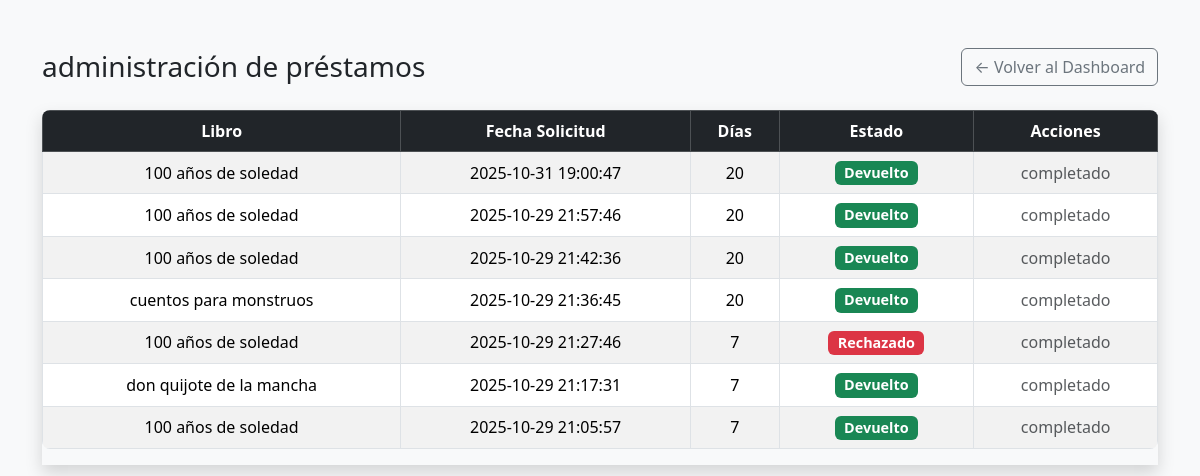
Page /views/admin_prestamos.php (signed in) on the committed database.
### tables this page shows
CREATE TABLE `prestamo` (
  `id` int(11) NOT NULL,
  `id_reserva` int(11) DEFAULT NULL,
  `fecha_prestamo` date NOT NULL,
  `fecha_devolucion` date NOT NULL,
  `estado` varchar(100) NOT NULL,
  `dias` int(11) DEFAULT NULL,
  `id_usuario` int(11) NOT NULL,
  `id_libro` int(11) NOT NULL,
  `fecha_solicitud` datetime DEFAULT current_timestamp()
);

CREATE TABLE `libro` (
  `id` int(11) NOT NULL,
  `titulo` varchar(100) NOT NULL,
  `autor` varchar(100) NOT NULL,
  `isbm` varchar(100) NOT NULL,
  `categoria` varchar(100) NOT NULL,
  `disponibilidad` varchar(50) NOT NULL,
  `cantidad` int(11) NOT NULL,
  `descripcion` varchar(100) NOT NULL,
  `imagen` varchar(100) NOT NULL
);

### views/admin_prestamos.php (the view, shortened to what this page needs)
<?php
$tipoUsuario = strtolower($_SESSION['tipo'] ?? 'cliente');
$db = new MYSQL();
$db->conectar();
$conn = $db->getConexion();
if ($tipoUsuario === 'administrador') {
    $query = "
        SELECT
            p.id AS id_prestamo,
            u.nombre AS usuario,
            l.titulo AS libro,
            p.fecha_solicitud,
            p.dias,
            p.estado
        FROM prestamo p
        INNER JOIN usuarios u ON p.id_usuario = u.id
        INNER JOIN libro l ON p.id_libro = l.id
        ORDER BY p.fecha_solicitud DESC
    ";
}
$result = $conn->query($query);
?>
<!DOCTYPE html>
<html lang="es">
<head>
    <link rel="stylesheet" href="https://cdn.jsdelivr.net/npm/bootstrap@5.3.3/dist/css/bootstrap.min.css">
</head>
<body class="bg-light">
<div class="container mt-5">
    <div class="d-flex justify-content-between align-items-center mb-4">
        <h3 class="mb-0">administración de préstamos</h3>
        <a href="../dashboard.php" class="btn btn-outline-secondary">
            ← Volver al Dashboard
        </a>
    </div>
    <div class="table-responsive shadow">
        <table class="table table-striped table-bordered align-middle text-center">
            <thead class="table-dark">
                <tr>
                    <th>Libro</th>
                    <th>Fecha Solicitud</th>
                    <th>Días</th>
                    <th>Estado</th>
                    <?php if ($tipoUsuario === 'administrador'): ?>
                        <th>Acciones</th>
                    <?php endif; ?>
                </tr>
            </thead>
            <tbody>
                <?php if ($result && $result->num_rows > 0): ?>
                    <?php while ($fila = $result->fetch_assoc()): ?>
                        <tr>
                            <td><?= htmlspecialchars($fila['libro']) ?></td>
                            <td><?= htmlspecialchars($fila['fecha_solicitud']) ?></td>
                            <td><?= htmlspecialchars($fila['dias'] ?? '-') ?></td>
                            <td>
                                <?php
                                $estado = $fila['estado'];
                                $badge = [
                                    'pendiente' => 'warning text-dark',
                                    'activo' => 'primary',
                                    'devuelto' => 'success',
                                    'rechazado' => 'danger'
                                ][$estado] ?? 'secondary';
                                ?>
                                <span class="badge bg-<?= $badge ?>"><?= ucfirst($estado) ?></span>
                            </td>
                            <?php if ($tipoUsuario === 'administrador'): ?>
                                <td>
                                    <?php if ($estado === 'pendiente'): ?>
                                        <button class="btn btn-sm btn-success" onclick="cambiarEstado(<?= $fila['id_prestamo'] ?>, 'aceptar')">
                                            aceptar
                                        </button>
                                        <button class="btn btn-sm btn-danger" onclick="cambiarEstado(<?= $fila['id_prestamo'] ?>, 'rechazar')">
                                            rechazar
                                        </button>
                                    <?php elseif ($estado === 'activo'): ?>
                                        <button class="btn btn-sm btn-primary" onclick="cambiarEstado(<?= $fila['id_prestamo'] ?>, 'devolver')">
                                            marcar devuelto
                                        </button>
                                    <?php else: ?>
                                        <span class="text-muted">completado</span>
                                    <?php endif; ?>
                                </td>
                            <?php endif; ?>
                        </tr>
                    <?php endwhile; ?>
                <?php endif; ?>
            </tbody>
        </table>
    </div>
</div>
</body>
</html>

### views/admin_prestamos.php (style rules this page uses)
body { background: #f5f7fb; }
table { border-radius: 8px; overflow: hidden; }
.badge { font-size: 0.9em; }

### rows in the picture
prestamo: id_libro.titulo "100 años de soledad", fecha_solicitud "2025-10-31 19:00:47", dias "20", estado "Devuelto", shows "completado"
prestamo: id_libro.titulo "100 años de soledad", fecha_solicitud "2025-10-29 21:57:46", dias "20", estado "Devuelto", shows "completado"
prestamo: id_libro.titulo "100 años de soledad", fecha_solicitud "2025-10-29 21:42:36", dias "20", estado "Devuelto", shows "completado"
prestamo: id_libro.titulo "cuentos para monstruos", fecha_solicitud "2025-10-29 21:36:45", dias "20", estado "Devuelto", shows "completado"
prestamo: id_libro.titulo "100 años de soledad", fecha_solicitud "2025-10-29 21:27:46", dias "7", estado "Rechazado", shows "completado"
prestamo: id_libro.titulo "don quijote de la mancha", fecha_solicitud "2025-10-29 21:17:31", dias "7", estado "Devuelto", shows "completado"
prestamo: id_libro.titulo "100 años de soledad", fecha_solicitud "2025-10-29 21:05:57", dias "7", estado "Devuelto", shows "completado"
